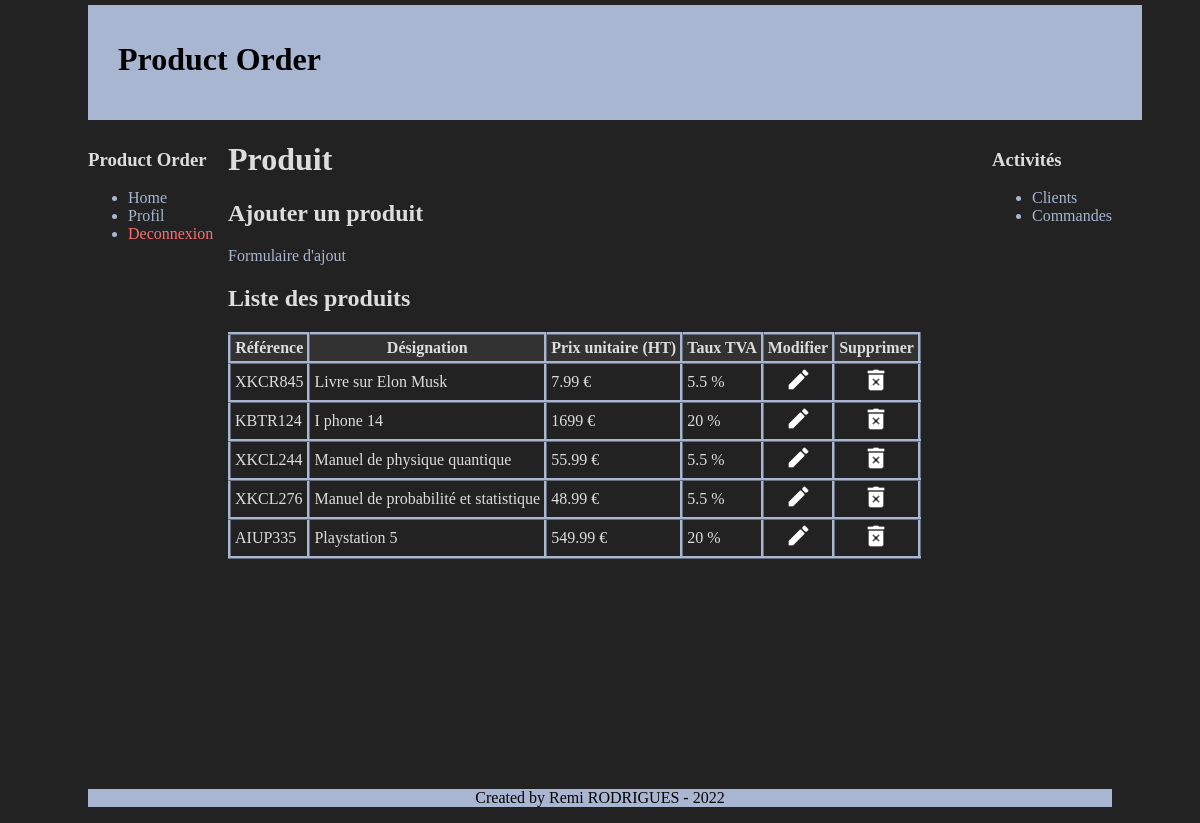
Screenshot of /product/productList.php (signed in) with the database file from the repository.
### tables this page shows
CREATE TABLE `products` (
  `id` int(11) NOT NULL,
  `user_id` int(11) NOT NULL,
  `reference` varchar(10) NOT NULL,
  `designation` varchar(50) NOT NULL,
  `unit_price` float NOT NULL,
  `rate` float NOT NULL,
  `add_date` datetime NOT NULL,
  `update_date` datetime NOT NULL,
  `deleted` tinyint(1) NOT NULL DEFAULT 0,
  `delete_date` datetime DEFAULT NULL
);

### product/productList.php (the view, shortened to what this page needs)
<?php
require("../layout/htmlHead.php");
echo htmlHead("Produits", "../style");
?>
    <body>
        <?php include("../layout/header.php"); ?>
        <div id="menu">
            <div class="element_menu">
                <h3>Product Order</h3>
                <ul>
                    <li><a href="../home.php">Home</a></li>
                    <li><a href="../profil.php">Profil</a></li>
                    <li><a href="../deconnexion.php" class="deconnexion_btn">Deconnexion</a></li>
                </ul>
            </div>
        </div>
        <div id="menu_right">
            <div class="element_menu">
                <h3>Activités</h3>
                <ul>
                    <li><a href="../customer/customerList.php">Clients</a></li>
                    <li><a href="../order/orderList.php">Commandes</a></li>
                </ul>
            </div>
        </div>
        <div id="corps">
            <h1>Produit</h1>
            <h2>Ajouter un produit</h2>
            <p>
                <a href="addProduct.php">Formulaire d'ajout</a>
            </p>
            <h2>Liste des produits</h2>
            <?php
            include("../utils/connexion_db.php");
            $products = $bdd->prepare("
                SELECT products.id, products.reference, products.designation, products.unit_price, products.rate
                FROM products
                INNER JOIN users ON users.id = products.user_id
                INNER JOIN companies ON companies.id = users.company_id
                WHERE users.company_id = :company_id
                AND products.deleted = 0;
            ");
            $products->execute([
                "company_id"=> $_SESSION["company_id"],
            ]);
            $data = $products->fetchAll();
            ?>
            <table>
                <thead>
                    <tr>
                        <th>Référence</th>
                        <th>Désignation</th>
                        <th>Prix unitaire (HT)</th>
                        <th>Taux TVA</th>
                        <th>Modifier</th>
                        <th>Supprimer</th>
                    </tr>
                </thead>
                <tbody>
                    <?php for($i=0; $i<count($data); $i++) :?>
                        <tr>
                            <td><?= $data[$i]["reference"]; ?></td>
                            <td><?= $data[$i]["designation"]; ?></td>
                            <td><?= round($data[$i]["unit_price"], 2); ?> €</td>
                            <td><?= $data[$i]["rate"]; ?> %</td>
                            <td style="text-align:center;">
                                <a href="updateProduct.php?id=<?= $data[$i]["id"]; ?>">
                                    <img src="../images/modifier.png" />
                                </a>
                            </td>
                            <td style="text-align:center;">
                                <a href="deleteProduct.php?id=<?= $data[$i]["id"]; ?>">
                                    <img src="../images/supprimer.png" />
                                </a>
                            </td>
                        </tr>
                    <?php endfor;?>
                </tbody>
            </table>
        </div>
        <?php include("../layout/footer.php"); ?>
    </body>
</html>

### style.css (style rules this page uses)
body { width: 1024px; margin: auto; margin-top: 5px; margin-bottom: 5px; background-color: #222; color: #ddd; }
#menu { float: left; width: 120px; margin-bottom: 10px; }
#menu_right { float: right; width: 120px; margin-bottom: 10px; }
#corps { margin-left: 140px; margin-bottom: 20px; }
a { text-decoration: none; color: rgb(169, 182, 209); }
ul { color: rgb(169, 182, 209); }
table, th, td { border: 3px ridge rgb(169, 182, 209); border-collapse: collapse; padding: 4px; }
thead, tfoot { background-color: rgb(50, 50, 50); }
.deconnexion_btn { color: rgb(255, 110, 110); }

### rows the page displays
products: reference "XKCR845", designation "Livre sur Elon Musk", unit_price "7.99", rate "5.5"
products: reference "KBTR124", designation "I phone 14", unit_price "1699", rate "20"
products: reference "XKCL244", designation "Manuel de physique quantique", unit_price "55.99", rate "5.5"
products: reference "XKCL276", designation "Manuel de probabilité et statistique", unit_price "48.99", rate "5.5"
products: reference "AIUP335", designation "Playstation 5", unit_price "549.99", rate "20"
